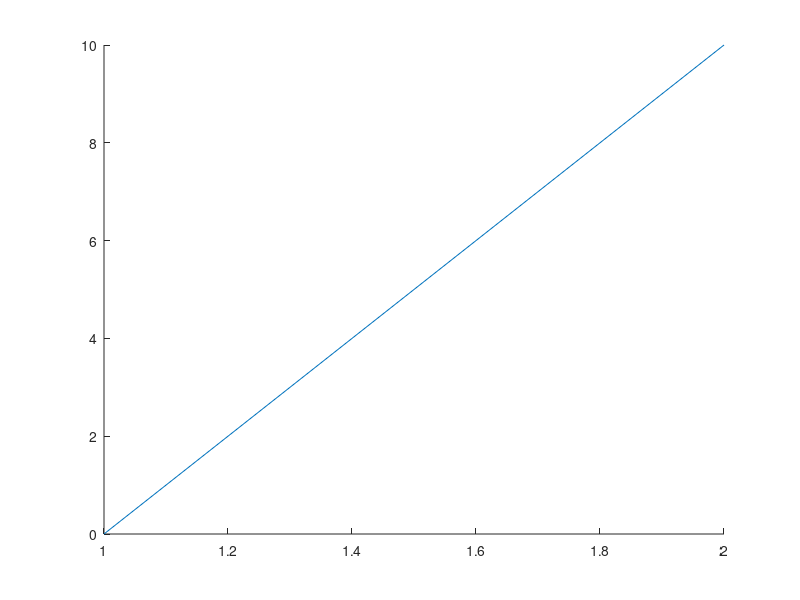

Write the MATLAB code that produced this figure. (Note: this script raises an error after producing the figure.)
function FollowLine()
clc;clf;clear;
[lineParam,initStat,distCof,angCof] = loadParam();
currPose = initStat(1:3);
currStat = initStat;
global timeStamp lastTime dt
for timeStamp = timeStamp:dt:lastTime
    [diffVel,diffSteer] = followAline(distCof,angCof,lineParam,currPose);
    nextStat = BicycleKinematic(diffVel,diffSteer,currStat,dt);
 
    plot_curr_pose=currStat(1:3);
    plot_next_pose=nextStat(1:3);
    PlotCarProfile(plot_next_pose,[],plot_curr_pose,[],timeStamp);
    
    currPose=nextStat(1:3);
    currStat=nextStat;
end
end

function [lineParam,initStat,distCof,angCof]=loadParam()
%line vertex p1 point to p2
p1 = [1 0];
p2 = [2 10];
lineParam = lineFunc(p1,p2);
line([p1(1),p2(1)],[p1(2),p2(2)]);
%initial
initStat = [1 -2 pi/2 0 0];     %x0,y0,yaw0 vel,angVel
%controller gain
distCof = 0.5;
angCof = 1;
%step size
global timeStamp lastTime dt
timeStamp = 0;
lastTime = 20;
dt = 0.02;
end

function [diffVel,diffSteer] = followAline(distCof,angCof,lineParam,currPose)
point2line_dist = sum(lineParam.*[currPose(1:2) 1]) / hypot(lineParam(1),lineParam(2));
goalYaw=atan2(-lineParam(1),lineParam(2));
diffVel = 1;
diffSteer = -distCof*point2line_dist + angCof*angDiff(goalYaw,currPose(3));
end

function lineParam = lineFunc(startPoint,goalPoint)
%line parameter lineParam = [A,B,C]
p1 = [startPoint 1];
p2 = [goalPoint 1];
l = cross(p1,p2);
l = l/hypot(l(1),l(2));
lineParam = [l(1) l(2) l(3)];
end